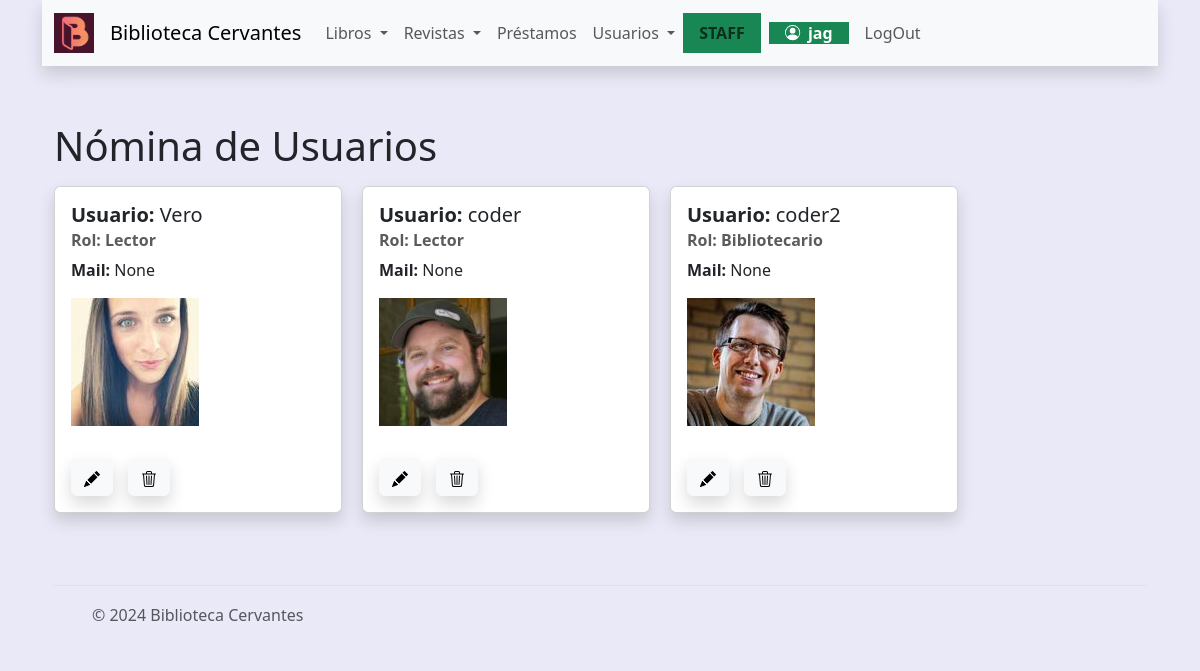
Page /usuarios/usuarios (signed in) on the committed database.
### usuarios/models.py (models this page shows, shortened)
class Usuario(models.Model):
    usuario = models.ForeignKey(User, on_delete=models.CASCADE, null=True, blank=True)
    mail = models.EmailField(max_length=250, default='', blank=True, null=True)
    rol= models.ForeignKey(Rol, on_delete=models.SET_NULL, null=True, blank=True)
    avatar = models.ImageField(upload_to='avatares', null=True, blank=True)

class Rol(models.Model):
    nombre=models.CharField(max_length=100)
    descripcion=models.TextField(blank=True)
    def __str__(self):
        return self.nombre

### usuarios/views.py (the view)
# urls.py: path('usuarios', views.listarusuarios, name='listarusuarios'),
@login_required
def listarusuarios(request):
    consulta = request.GET.get("consulta", None)
    if consulta:
        query = models.Usuario.objects.filter(nombre__icontains=consulta)
    else:
        query=models.Usuario.objects.all()
    context={'usuarios': query}
    return render(request, 'usuarios/listarusuarios.html', context)

### usuarios/templates/usuarios/listarusuarios.html (shortened to what this page needs)
{% extends 'core/base.html' %}
{% load static %}
{% block title %}
    <h1 class="py-2 ">Nómina de Usuarios</h1>
{% endblock title %}
{% block content %}
    <div style="display: flex; flex-wrap: wrap; gap: 20px;">
        {% for usuario in usuarios  %}
            <div class="card shadow " style="width: 18rem;">
                <div class="card-body">
                    <h5 class="card-title"><strong>Usuario:</strong> {{usuario.usuario.username }}</h5>
                    <h6 class="card-subtitle mb-2 text-muted"><strong>Rol:</strong> <strong>{{usuario.rol}}</strong></h6>
                    <p class="card-text"><strong>Mail:</strong> {{usuario.mail}}</p>
                    {% if usuario.avatar %}
                        <img src="{{usuario.avatar.url}}" alt="Avatar">
                        {% else %}
                        <img src= "{% static 'core/img/avatar.svg' %}" alt="BC" width="128" height="128">
                    {% endif %}
                </div>
                <div style="display: flex;gap: 15px;" class="card-body py-3 ">
                    <div class="">
                        <a class="btn btn-light shadow" href=''>
                        </a>
                    </div>
                    <div class="">
                        <a class="btn btn-light shadow" href=''>
                        </a>
                    </div>
                </div>
            </div>
        {% endfor %}
</div>
{% endblock content %}

### core/templates/core/components/navbar.html (shortened to what this page needs)
{% load static %}
<nav class="navbar shadow navbar-expand-lg bg-body-tertiary">
    <div class="container-fluid">
        <a class="navbar-brand" href="{% url 'core:home' %}">
            <img src= "{% static 'core/img/logo_color.png' %}" alt="BC" width="40" height="40">
        </a>
        <a class="navbar-brand" href="{% url 'core:home' %}">Biblioteca Cervantes</a>
      <div class="collapse navbar-collapse" id="navbarNavDropdown">
        <ul class="navbar-nav">
          {% if user.is_authenticated %}
          <li class="nav-item dropdown">
            <a class="nav-link dropdown-toggle" href="#" role="button" data-bs-toggle="dropdown" aria-expanded="false">
              Libros
            </a>
          </li>
          <li class="nav-item dropdown">
            <a class="nav-link dropdown-toggle" href="#" role="button" data-bs-toggle="dropdown" aria-expanded="false">
              Revistas
            </a>
          </li>
          {% if user.is_staff %}
            <li class="nav-item">
              <a class="nav-link" href="{% url 'prestamos:listarprestamos' %}">Préstamos</a>
            </li>
            <li class="nav-item dropdown">
              <a class="nav-link dropdown-toggle " href="#" role="button" data-bs-toggle="dropdown" aria-expanded="false">
                Usuarios
              </a>
            </li>
            <strong class="text-bg-success px-2">
              <span class="nav-link light"> STAFF </span>
            </strong>
          {% endif %}
          <li class="nav-item">
            <span class="nav-link"><strong class="text-bg-success px-3">
               {{ user.username }}
            </strong></span>
          </li>
          <li class="nav-item">
            <form action="{% url 'core:logout' %}" method="post">
              <input type="submit" class="nav-link" value="LogOut">
            </form>
          </li>
          {% endif %}
        </ul>
      </div>
    </div>
  </nav>

### rows in the picture
Usuario: usuario.username "Vero", rol "Lector", mail "None", avatar (picture)
Usuario: usuario.username "coder", rol "Lector", mail "None", avatar (picture)
Usuario: usuario.username "coder2", rol "Bibliotecario", mail "None", avatar (picture)

### other values in the picture
{{ user.username }} "jag"
